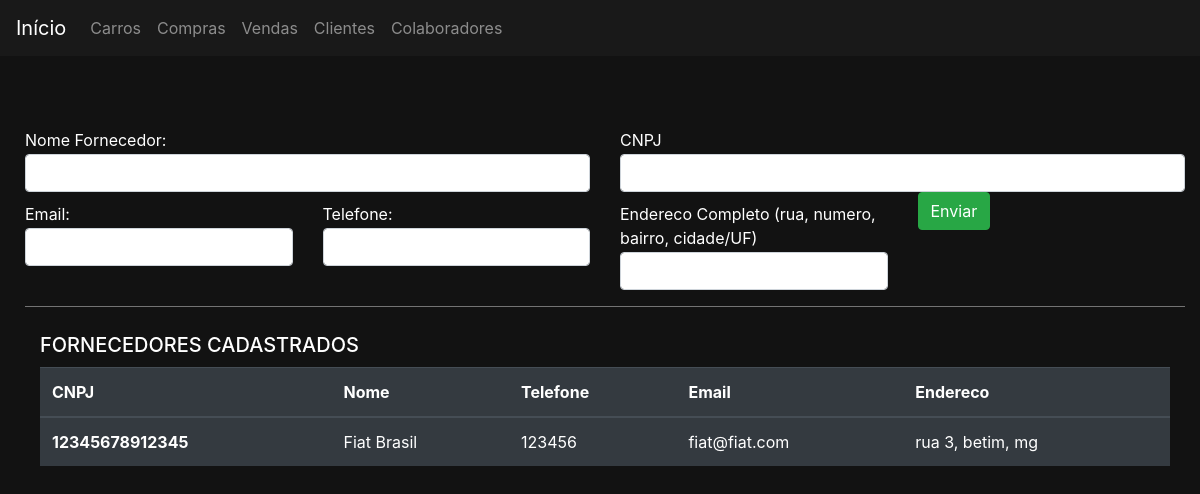
The page /fornecedores/ on the database as committed earlier.
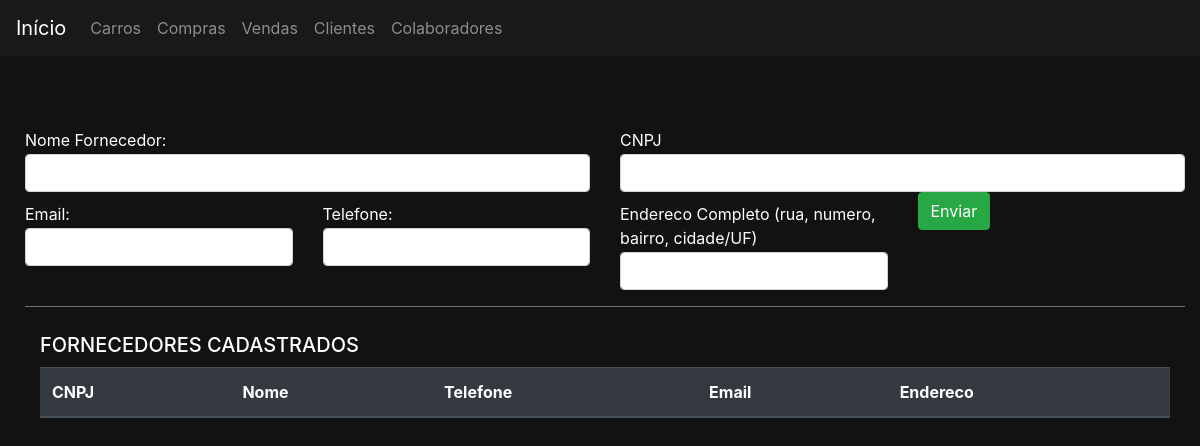
The same page on the database as committed later.
### fornecedores/models.py (models this page shows, shortened)
class Fornecedor(models.Model):
    class Meta:
        verbose_name_plural = 'Fornecedores'
    nome = models.CharField(max_length=30)
    cnpj = models.CharField(max_length=14)
    email = models.EmailField()
    telefone = models.CharField(max_length=15)
    enderecoCompleto = models.CharField(max_length=200)

### fornecedores/views.py (the view, shortened to what this page needs)
# urls.py: path('fornecedores/', include('fornecedores.urls')),
def fornecedores(request):
    if request.method == "GET":
        fornecedores = Fornecedor.objects.all()
        return render(request, 'fornecedores.html', {'fornecedores':fornecedores})

### fornecedores/templates/fornecedores.html (shortened to what this page needs)
{% extends 'base.html' %}
{% block 'body' %}
    <div class="container">
        <form action="{% url 'fornecedores' %}" method="POST">
            <br><br>
            <div class="row">
                <div class="col-md">
                    <label>Nome Fornecedor: </label>
                    <input class="form-control" type="text" name="nome">
                </div>
                <div class="col-md">
                    <label>CNPJ</label>
                    <input class="form-control" type="text" name="cnpj">
                </div>
            </div>
            <div class="row">
                <div class="col-md">
                    <label>Email: </label>
                    <input class="form-control" type="email" name="email">
                </div>
                <div class="col-md">
                    <label>Telefone: </label>
                    <input class="form-control" type="text" name="telefone">
                </div>
                <div class="col-md">
                    <label>Endereco Completo (rua, numero, bairro, cidade/UF)</label>
                    <input class="form-control" type="text" name="enderecoCompleto">
                </div>
                <div class="col-md">
                    <input class="btn btn-success" type="submit" value="Enviar" >
                </div>
            </div>
        </form>
        <hr style="background-color: gray;">
        <div class="container">
            <table class="table table-dark">
                <label> <H5>FORNECEDORES CADASTRADOS</H5> </label>
                <thead>
                    <tr>
                        <th scope="col">CNPJ</th>
                        <th scope="col">Nome</th>
                        <th scope="col">Telefone</th>
                        <th scope="col">Email</th>
                        <th scope="col">Endereco</th>
                    </tr>
                </thead>
                <tbody>
                    {% for fornecedor in fornecedores %}
                        <tr>
                            <th><a href=" {% url 'editar_fornecedor' fornecedor.id %}">{{ fornecedor.cnpj }}</a></th>
                            <td>{{fornecedor.nome}}</td>
                            <td>{{fornecedor.telefone}}</td>
                            <td>{{fornecedor.email}}</td>
                            <td>{{fornecedor.enderecoCompleto}}</td>
                        </tr>
                    {% endfor %}
                </tbody>
            </table>
        </div>
{% endblock %}

Rows that differ between the two databases and show on the page:
removed Fornecedor: cnpj "12345678912345", nome "Fiat Brasil", telefone "123456", email "fiat@fiat.com", enderecoCompleto "rua 3, betim, mg"
